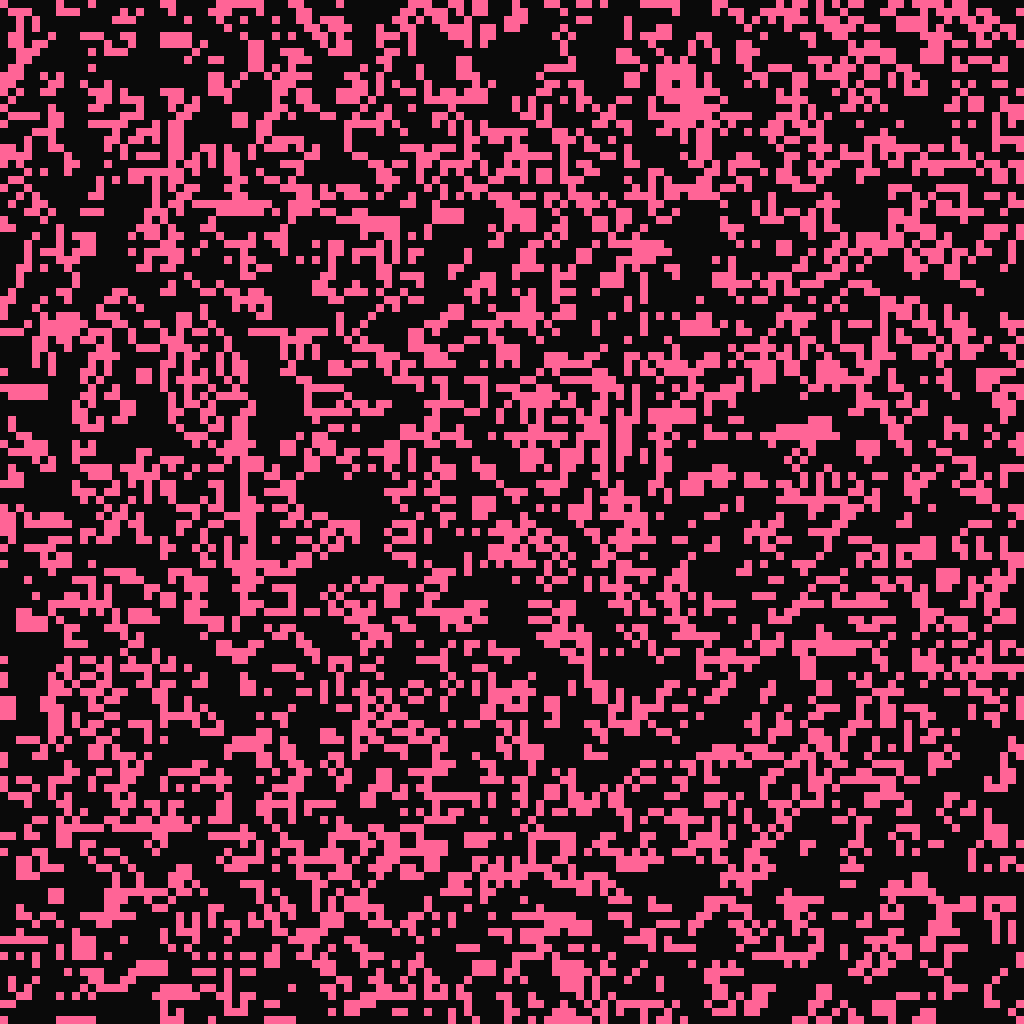
Frame 1 (no input)
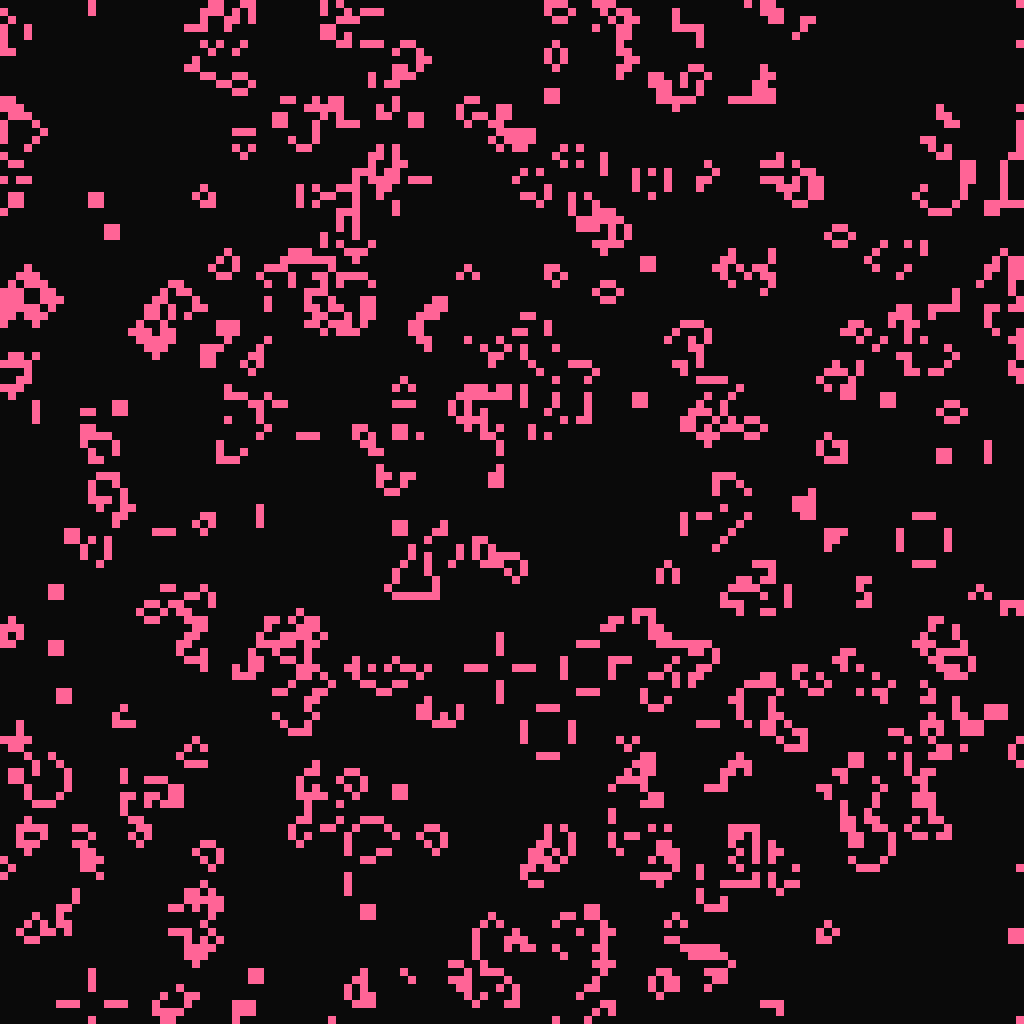
Frame 60 (no input)
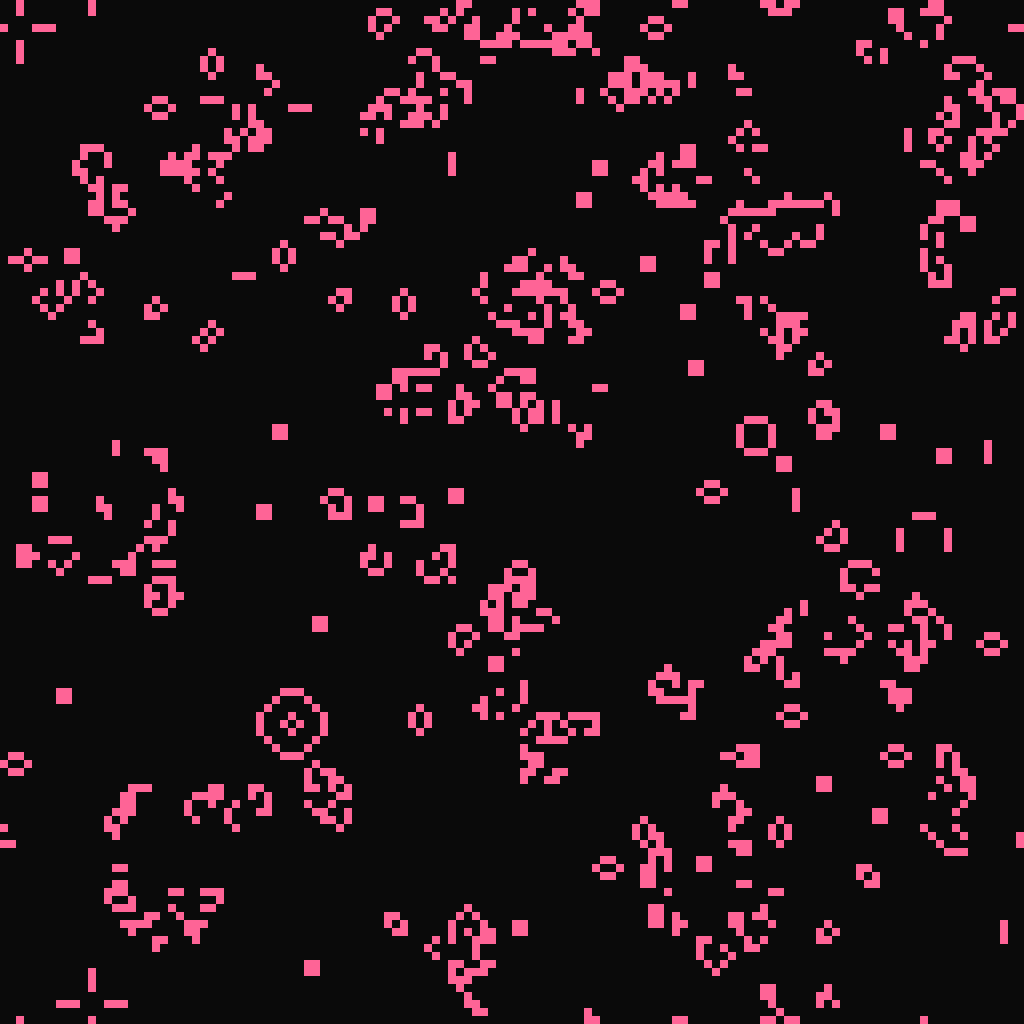
Frame 120 (the mouse pressed at the canvas centre since frame 60)

The p5.js sketch that drew these frames (run headless with seeded random() and noise() and a simulated clock; from frame 60 on, the mouse is pressed at the canvas centre):

// p5.js sketch
// ── sketch.js
let grid;
let nextGrid;
let cols, rows;
let cellSize = 8;
let isRunning = true;

function setup() {
  createCanvas(1024, 1024);
  cols = width / cellSize;
  rows = height / cellSize;
  grid = createGrid();
  nextGrid = createGrid();
  initializeRandom();
}

function draw() {
  background(10);
  
  if (isRunning) {
    updateGrid();
  }
  
  displayGrid();
}

function createGrid() {
  let g = [];
  for (let i = 0; i < cols; i++) {
    g[i] = [];
    for (let j = 0; j < rows; j++) {
      g[i][j] = 0;
    }
  }
  return g;
}

function initializeRandom() {
  for (let i = 0; i < cols; i++) {
    for (let j = 0; j < rows; j++) {
      if (random() > 0.7) {
        grid[i][j] = 1;
      }
    }
  }
}

function updateGrid() {
  for (let i = 0; i < cols; i++) {
    for (let j = 0; j < rows; j++) {
      let neighbors = countNeighbors(i, j);
      if (grid[i][j] === 1) {
        if (neighbors < 2 || neighbors > 3) {
          nextGrid[i][j] = 0;
        } else {
          nextGrid[i][j] = 1;
        }
      } else {
        if (neighbors === 3) {
          nextGrid[i][j] = 1;
        } else {
          nextGrid[i][j] = 0;
        }
      }
    }
  }
  
  // Swap grids
  let temp = grid;
  grid = nextGrid;
  nextGrid = temp;
}

function countNeighbors(x, y) {
  let count = 0;
  for (let i = -1; i <= 1; i++) {
    for (let j = -1; j <= 1; j++) {
      if (i === 0 && j === 0) continue;
      let nx = (x + i + cols) % cols;
      let ny = (y + j + rows) % rows;
      count += grid[nx][ny];
    }
  }
  return count;
}

function displayGrid() {
  noStroke();
  for (let i = 0; i < cols; i++) {
    for (let j = 0; j < rows; j++) {
      if (grid[i][j] === 1) {
        fill(255, 100, 150);
        rect(i * cellSize, j * cellSize, cellSize, cellSize);
      } else {
        fill(10);
        rect(i * cellSize, j * cellSize, cellSize, cellSize);
      }
    }
  }
}

function mousePressed() {
  let x = Math.floor(mouseX / cellSize);
  let y = Math.floor(mouseY / cellSize);
  
  if (x >= 0 && x < cols && y >= 0 && y < rows) {
    grid[x][y] = grid[x][y] === 1 ? 0 : 1;
  }
}

function keyPressed() {
  if (key === ' ') {
    isRunning = !isRunning;
  }
}
